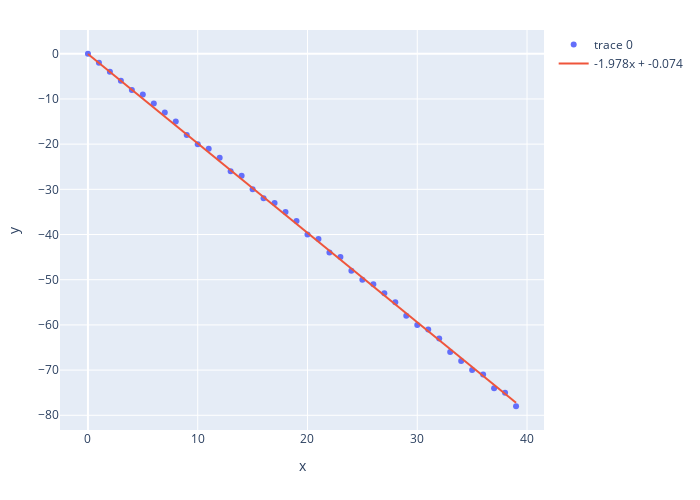

Write notebook code for a chart like this one.
### Code cell
points = create_dataset(datapoints=40, variance=1, correlation='neg')
fit(points)

### Figure 1 — Plotly figure (JSON) as saved in the notebook; plotly's stock layout.template omitted (floating-point values rounded to 4 significant figures)
{"data": [{"mode": "markers", "type": "scatter", "x": [0, 1, 2, 3, 4, 5, 6, 7, 8, 9, 10, 11, 12, 13, 14, 15, 16, 17, 18, 19, 20, 21, 22, 23, 24, 25, 26, 27, 28, 29, 30, 31, 32, 33, 34, 35, 36, 37, 38, 39], "y": [0, -2, -4, -6, -8, -9, -11, -13, -15, -18, -20, -21, -23, -26, -27, -30, -32, -33, -35, -37, -40, -41, -44, -45, -48, -50, -51, -53, -55, -58, -60, -61, -63, -66, -68, -70, -71, -74, -75, -78]}, {"mode": "lines", "name": "-1.978x + -0.074", "type": "scatter", "x": [0, 1, 2, 3, 4, 5, 6, 7, 8, 9, 10, 11, 12, 13, 14, 15, 16, 17, 18, 19, 20, 21, 22, 23, 24, 25, 26, 27, 28, 29, 30, 31, 32, 33, 34, 35, 36, 37, 38, 39], "y": [-0.07367, -2.052, -4.03, -6.008, -7.986, -9.964, -11.94, -13.92, -15.9, -17.88, -19.85, -21.83, -23.81, -25.79, -27.77, -29.74, -31.72, -33.7, -35.68, -37.66, -39.63, -41.61, -43.59, -45.57, -47.55, -49.52, -51.5, -53.48, -55.46, -57.44, -59.41, -61.39, -63.37, -65.35, -67.33, -69.3, -71.28, -73.26, -75.24, -77.22]}], "layout": {"autosize": false, "height": 500, "margin": {"b": 70, "l": 60, "r": 50, "t": 30}, "width": 700, "xaxis": {"title": {"text": "x"}}, "yaxis": {"title": {"text": "y"}}}}
